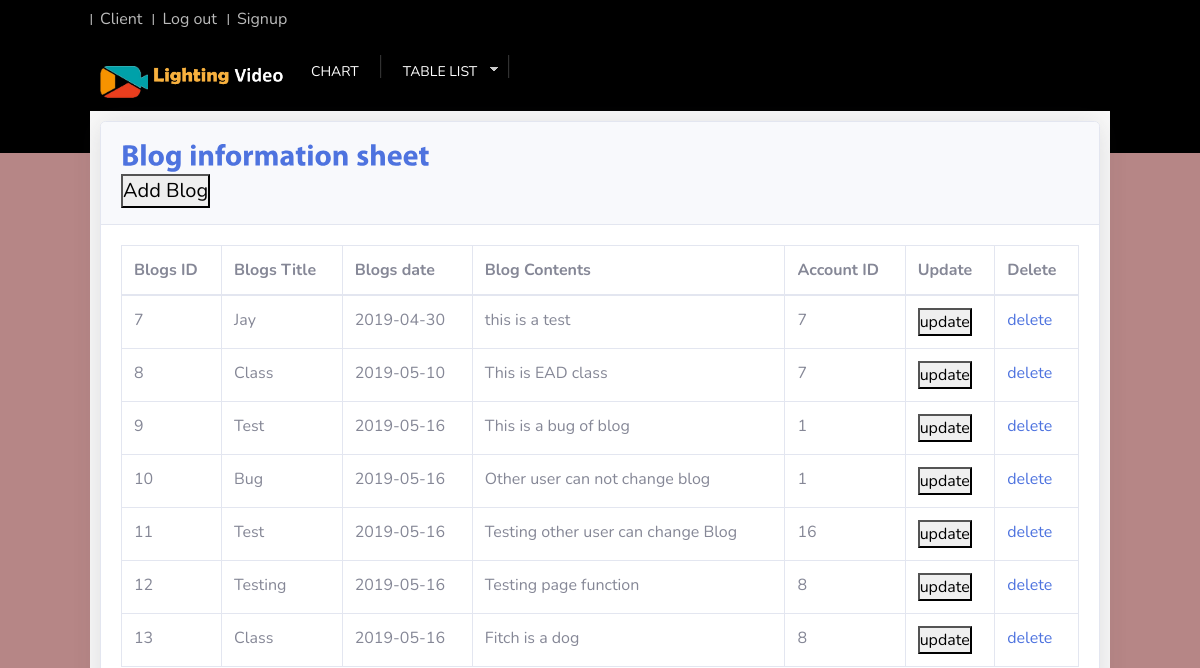
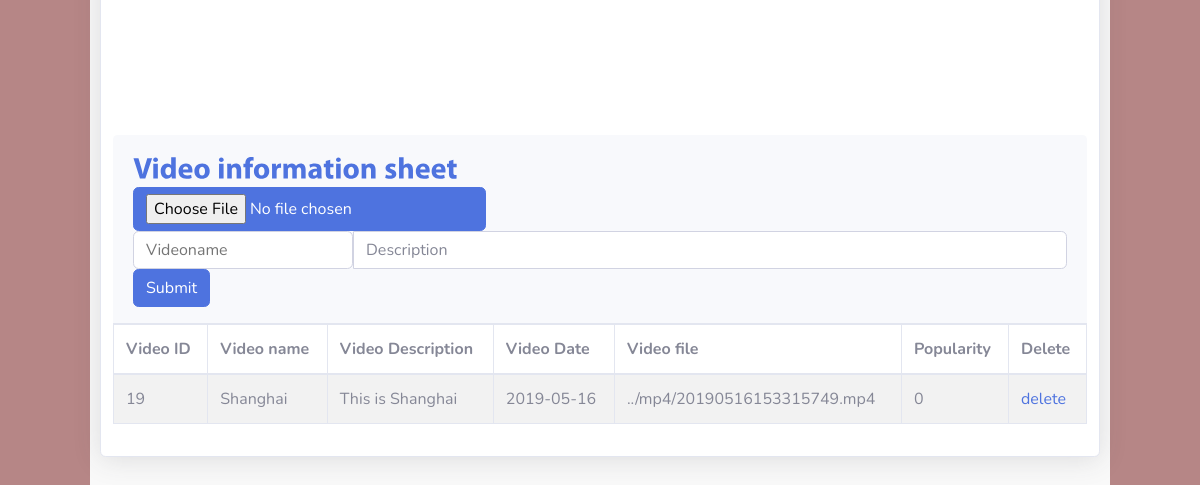
Page /admin/b_v_table.php (signed in) on the earlier database version (2 pictures, top to bottom).
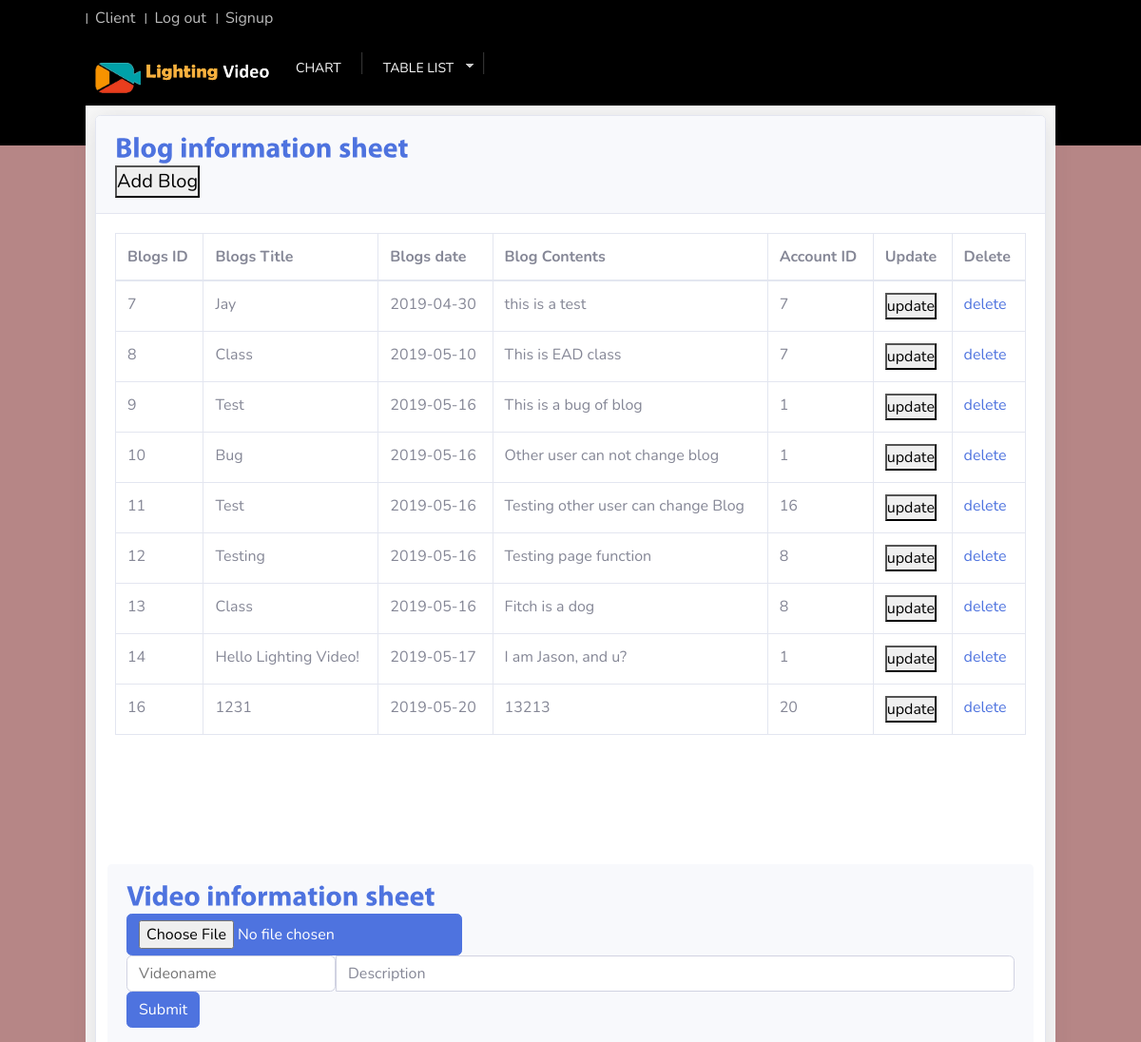
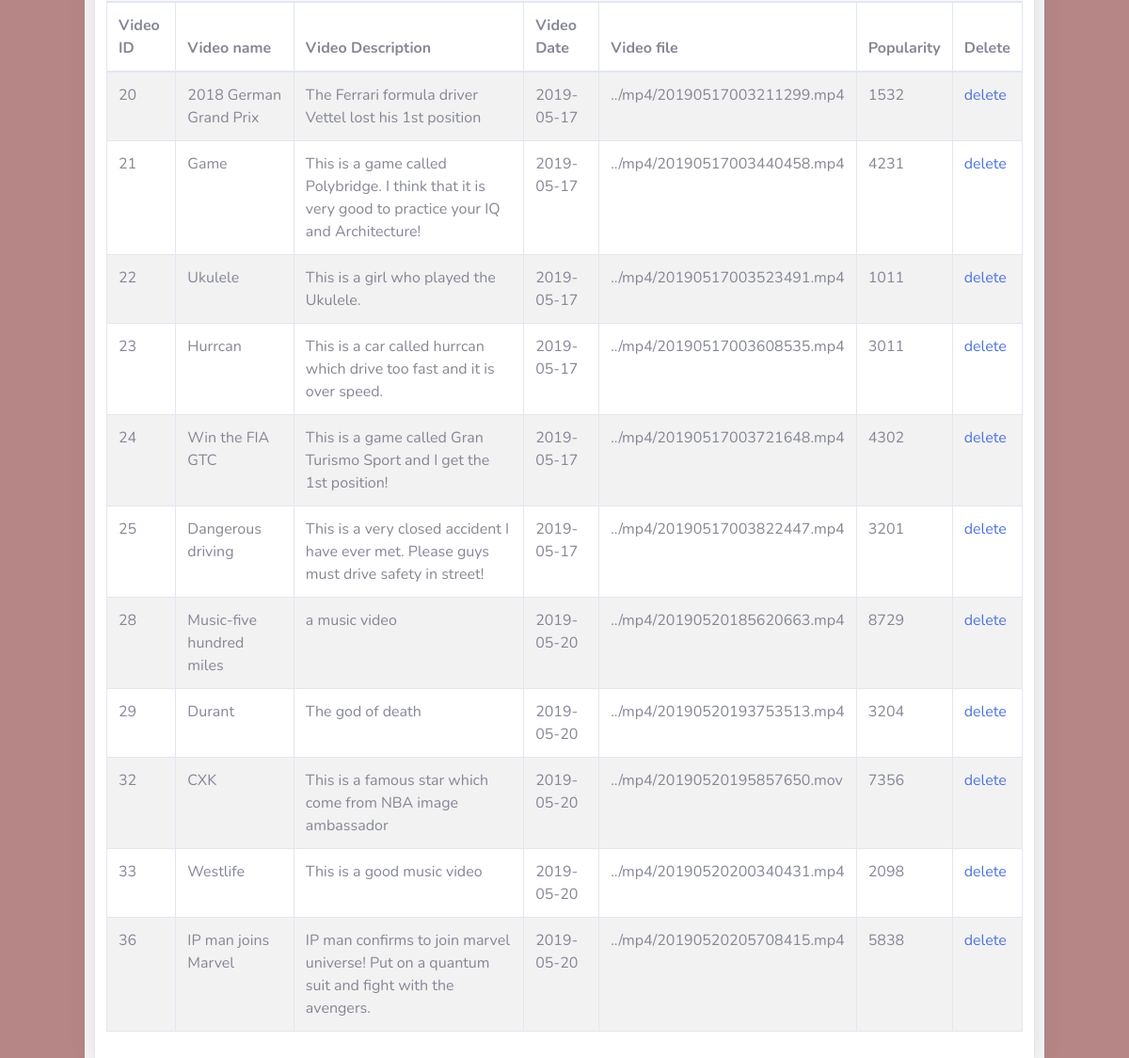
Same page on the later database version (2 pictures, top to bottom).
### tables this page shows
CREATE TABLE `blogs` (
  `bg_id` int(20) NOT NULL,
  `bg_title` text,
  `bg_date` date DEFAULT NULL,
  `bg_contents` text,
  `ac_id` int(20) DEFAULT NULL
);

CREATE TABLE `videos` (
  `vd_id` int(20) NOT NULL,
  `vd_name` varchar(30) NOT NULL,
  `vd_content` text NOT NULL,
  `vd_date` date NOT NULL,
  `vd_file` text NOT NULL,
  `vd_popularity` int(99) DEFAULT NULL
);

### admin/b_v_table.php (the view, shortened to what the changed rows need)
<?php
require_once('../includes/head.php');
require_once('../includes/adminhead.php');
?>
<html lang="en">
<link href="css/button.css" rel="stylesheet">
<head>
</head>
<body>
    <div id="content_sec">
        <div class="card shadow mb-4">
            <div class="card-body">
                <div class="table-responsive">
                    <table class="table table-bordered" id="dataTable" width="100%" cellspacing="0">
                        <?php
                        $query = "SELECT * ";
                        $query .= "FROM blogs";
                        $result = mysqli_query($connection, $query);
                        ?>
                        <thead>
                            <tr>
                                <th>Blogs ID</th>
                                <th>Blogs Title</th>
                                <th>Blogs date</th>
                                <th>Blog Contents</th>
                                <th>Account ID</th>
                                <th>Update</th>
                                <th>Delete</th>
                            </tr>
                        </thead>
                        <tbody>
                            <?php
                            while ($row = mysqli_fetch_array($result)) {
                                echo "<tr>";
                                echo "<td>" . $row["bg_id"] . "</td>";
                                echo "<td>" . $row["bg_title"] . "</td>";
                                echo "<td>" . $row["bg_date"] . "</td>";
                                echo "<td>" . $row["bg_contents"] . "</td>";
                                echo "<td>" . $row["ac_id"] . "</td>";
                                echo "<td><button data-toggle='modal' data-target='#updatebg'>update</buttone></td>";
                                echo "<td><a class='text' href='deletebg.php?bg_id=" . $row["bg_id"] . "'>delete</a></td>";
                                echo "</tr>";
                            }
                            ?>
                        </tbody>
                    </table>
                </div>
            </div>
            <div class="table">
                <div class="col-lg-12">
                    <div class="panel panel-default">
                        <div class="panel-body">
                            <table width="100%" class="table table-striped table-bordered table-hover" id="dataTables-example">
                                <?php
                                $query = "SELECT * ";
                                $query .= "FROM videos";
                                $result = mysqli_query($connection, $query);
                                ?>
                                <thead>
                                    <tr>
                                        <th>Video ID</th>
                                        <th>Video name</th>
                                        <th>Video Description</th>
                                        <th>Video Date</th>
                                        <th>Video file</th>
                                        <th>Popularity</th>
                                        <th>Delete</th>
                                    </tr>
                                </thead>
                                <tbody>
                                    <?php
                                    while ($row = mysqli_fetch_array($result)) {
                                        echo "<tr>";
                                        echo "<td>" . $row["vd_id"] . "</td>";
                                        echo "<td>" . $row["vd_name"] . "</td>";
                                        echo "<td>" . $row["vd_content"] . "</td>";
                                        echo "<td>" . $row["vd_date"] . "</td>";
                                        echo "<td>" . $row["vd_file"] . "</td>";
                                        echo "<td>" . $row["vd_popularity"] . "</td>";
                                        echo "<td><a class='text' href='deletevd.php?vd_id=" . $row["vd_id"] . "'>delete</a></td>";
                                        echo "</tr>";
                                    }
                                    ?>
                                </tbody>
                            </table>
                        </div>
                    </div>
                </div>
            </div>

Differences in the rows shown:
removed videos: vd_id "19", vd_name "Shanghai", vd_content "This is Shanghai", vd_date "2019-05-16", vd_file "../mp4/20190516153315749.mp4", vd_popularity "0"
added blogs: bg_id "14", bg_title "Hello Lighting Video!", bg_date "2019-05-17", bg_contents "I am Jason, and u?", ac "1"
added blogs: bg_id "16", bg_title "1231", bg_date "2019-05-20", bg_contents "13213", ac "20"
added videos: vd_id "20", vd_name "2018 German Grand Prix", vd_content "The Ferrari formula driver Vettel lost his 1st position", vd_date "2019-05-17", vd_file "../mp4/20190517003211299.mp4", vd_popularity "1532"
added videos: vd_id "21", vd_name "Game", vd_content "This is a game called Polybridge. I think that it is very good to practice your IQ and Architecture!", vd_date "2019-05-17", vd_file "../mp4/20190517003440458.mp4", vd_popularity "4231"
added videos: vd_id "22", vd_name "Ukulele", vd_content "This is a girl who played the Ukulele.", vd_date "2019-05-17", vd_file "../mp4/20190517003523491.mp4", vd_popularity "1011"
added videos: vd_id "23", vd_name "Hurrcan", vd_content "This is a car called hurrcan which drive too fast and it is over speed.", vd_date "2019-05-17", vd_file "../mp4/20190517003608535.mp4", vd_popularity "3011"
added videos: vd_id "24", vd_name "Win the FIA GTC", vd_content "This is a game called Gran Turismo Sport and I get the 1st position!", vd_date "2019-05-17", vd_file "../mp4/20190517003721648.mp4", vd_popularity "4302"
added videos: vd_id "25", vd_name "Dangerous driving", vd_content "This is a very closed accident I have ever met. Please guys must drive safety in street!", vd_date "2019-05-17", vd_file "../mp4/20190517003822447.mp4", vd_popularity "3201"
added videos: vd_id "28", vd_name "Music-five hundred miles", vd_content "a music video", vd_date "2019-05-20", vd_file "../mp4/20190520185620663.mp4", vd_popularity "8729"
added videos: vd_id "29", vd_name "Durant", vd_content "The god of death", vd_date "2019-05-20", vd_file "../mp4/20190520193753513.mp4", vd_popularity "3204"
added videos: vd_id "32", vd_name "CXK", vd_content "This is a famous star which come from NBA image ambassador", vd_date "2019-05-20", vd_file "../mp4/20190520195857650.mov", vd_popularity "7356"
added videos: vd_id "33", vd_name "Westlife", vd_content "This is a good music video", vd_date "2019-05-20", vd_file "../mp4/20190520200340431.mp4", vd_popularity "2098"
added videos: vd_id "36", vd_name "IP man joins Marvel", vd_content "IP man confirms to join marvel universe! Put on a quantum suit and fight with the avengers.", vd_date "2019-05-20", vd_file "../mp4/20190520205708415.mp4", vd_popularity "5838"
